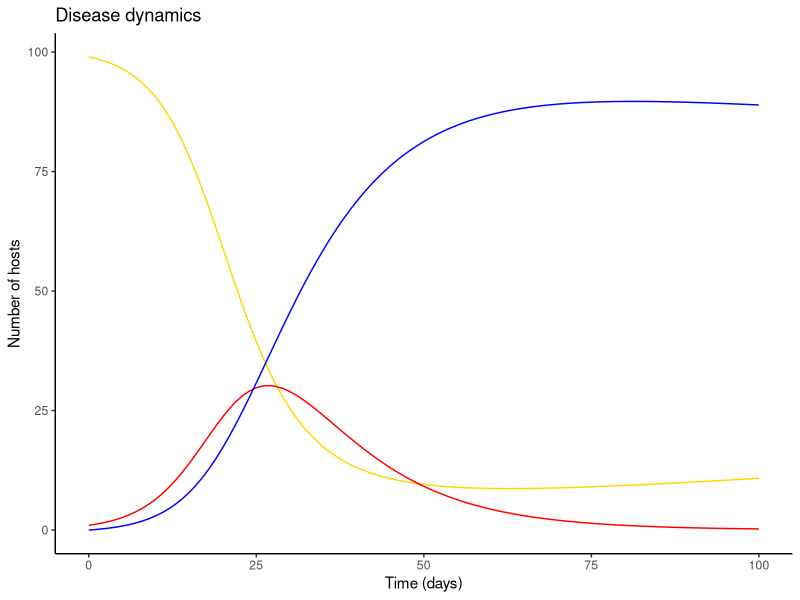

Source code (R):
#Brinkley Raynor
#March 25, 2020
#Endemic SIR model, frequency dependent

###############################################################################################################
#Notes
###############################################################################################################
#Frequancy dependent assumes that contact rate (c) remeains the same despite density
#Examples: Very large popns were mixing between all individuals not possible, STDs, Tasmanian devel tumors
#Implications: Culling (decreasing density) is not useful

#Endemic models: easist to model closed populations were birth rate = overall death rate (sum derivatives)

##Compartmental model schematic

#         |
#         |m*N + a*I
#         V
#        _____            _____            _____
#       |     |   BI     |     |    d     |     |
#       |  S  | ------>  |  I  | ------>  |  R  |
#       |_____|          |_____|          |_____|
#          |              |   |              |
#          |m             |m  |a             |m
#          V              V   V              V

#Definitions
#L= force of infection (incidence) = c*p*r = B*I, where: 
#c= contact rate (# of hosts individuals encounter/ time unit)
#r= probability of contact being w/ an infectious host
#p= porbability that transmission occurs given contact w/ infected host
#B= transmission constant
#a= per capita rate of deat attributable to infection
#d= per capita rate of recovery (reciprocal of time spent in box I)
#m= per capita normal death rate


###############################################################################################################
#Load libraries
###############################################################################################################
library(deSolve)
library(ggplot2)

###############################################################################################################
#Parameterize
###############################################################################################################
init <- c(S=99, I=1, R=0)  # popn initial values
parameters <- c(B= 0.003,
                a=0.0001,
                d=0.1,
                m=0.001
)

times <- seq(0, 100, by = 1) #unit=days, seq(start day, end day, step)

###############################################################################################################
#Model
###############################################################################################################
#Model function
#model 1: mu simple
disease_dynamics <- function(time, state, parameters) {
  with(
    as.list(c(state, parameters)), {
      #Equations
      dS <- - B*S*I - m*S + m*(S+I+R) + a*I
      dI <- B*S*I - a*I - d*I - m*I
      dR <- d*I - m*R
      
      return(list(c(dS, dI, dR)))
    }
  )
}


#Run model
out <- as.data.frame(ode(y = init, times = times, func = disease_dynamics, parms = parameters))
RESULTS<-data.frame(out$S, out$I, out$R) #results

###############################################################################################################
#Plot
###############################################################################################################
#Real plot
p <- ggplot()+
  theme_classic()+ #white background w/ out grid
  geom_line(data=RESULTS, aes(x=times, y=RESULTS$out.S), color="gold")+ 
  geom_line(data=RESULTS, aes(x=times, y=RESULTS$out.I), color="red")+ 
  geom_line(data=RESULTS, aes(x=times, y=RESULTS$out.R), color="blue")+ 
  ggtitle("Disease dynamics") + #title label
  labs(y= "Number of hosts", x = "Time (days)") #axis labels
p
